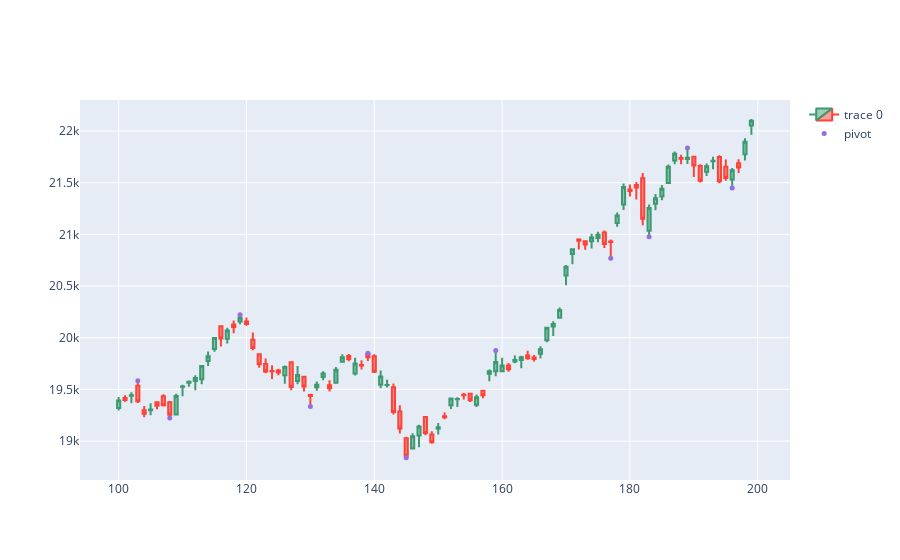

The code cell stored with this chart in its notebook:
### Code cell
dfpl = df[100:200]
fig = go.Figure(data=[go.Candlestick(x=dfpl.index,
                open=dfpl['open'],
                high=dfpl['high'],
                low=dfpl['low'],
                close=dfpl['close'])])

fig.add_scatter(x=dfpl.index, y=dfpl['pointpos'], mode="markers",
                marker=dict(size=5, color="MediumPurple"),
                name="pivot")
fig.update_layout(xaxis_rangeslider_visible=False)
fig.show()
